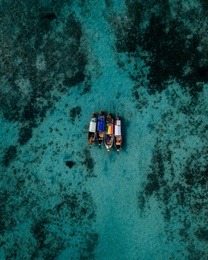
%> input picture thai.jpg, 208 x 260 px, shrunk from 2778 x 3472 before the run
$ octave lab01.m   (GNU Octave 9; MATLAB toolbox functions it lacks are replaced by stand-ins)
%> lines starting %> are read from the running program, lines starting %| are printed output that depends on the picture
%% Image Manipulation in Computational Linear Algebra
% Chaira Harder

%% Pre Processing:

ImJPG = imread('thai.jpg'); % load the image we will manipulate in this project
%> ImJPG is the input picture: size 260x208x3 uint8; mean R, G, B 24.2, 83.5, 82.2

[m,n,l] = size(ImJPG); % this gives us the dimensions of the image array
%> m = 260; n = 208; l = 3

minImJPG = min(min(ImJPG)); % this is the minimum range of colour in the image
%> minImJPG = [0 0 0]

maxImJPG = max(max(ImJPG)); % this is the maximum range of colour in the image
%> maxImJPG = [255 236 244]

%imshow(ImJPG) % display image in separate window


%% Manipulating the Image

% img_R = ImJPG(:,:,1);
% img_G = ImJPG(:,1,:);
% img_B = ImJPG(1,:,:);

img_R = ImJPG(:,:,1); % red channel
img_G = ImJPG(:,:,2); % green channel
img_B = ImJPG(:,:,3); % blue channel

size(img_R)
%> ans = [260 208]
size(img_G)
%> ans = [260 208]
size(img_B)
%> ans = [260 208]


% MATRICES

% 3x3 matrix of 1/3
GrayMatrix(1:3, 1:3) = 1/3;

SepiaMatrix = [0.393 0.769 0.189; 0.349 0.686 0.168; 0.272 0.534 0.131];

FilterMatrix = zeros(3,3);
FilterMatrix(1,1) = 1;

IStepMatrix = fliplr(eye(3,3));


% Convert image to grayscale with GrayMatrix:

for i=1:m
    for j=1:n
        PixelColor = reshape(double(ImJPG(i,j,:)),3,1);
        ImJPG_Gray(i,j,:)=uint8(GrayMatrix*PixelColor);
    end
end
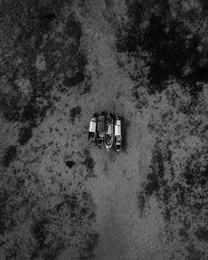
%> ImJPG_Gray: size 260x208x3 uint8; min 0, max 236, mean 63.3

% imshow(ImJPG_Gray)
figure, imshow(ImJPG_Gray), title('Grayscale');


% Convert image with SepiaMatrix:

for i=1:m
    for j=1:n
        PixelColor = reshape(double(ImJPG(i,j,:)),3,1);
        ImJPG_Sepia(i,j,:)=uint8(SepiaMatrix*PixelColor);
    end
end
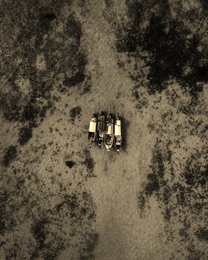
%> ImJPG_Sepia: size 260x208x3 uint8; mean R, G, B 89.2, 79.6, 62

% imshow(ImJPG_Sepia)
figure, imshow(ImJPG_Sepia), title('Sepia');


% Convert image with FilterMatrix:

for i=1:m
    for j=1:n
        PixelColor = reshape(double(ImJPG(i,j,:)),3,1);
        ImJPG_Filter(i,j,:)=uint8(FilterMatrix*PixelColor);
    end
end
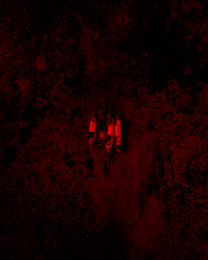
%> ImJPG_Filter: size 260x208x3 uint8; mean R, G, B 24.2, 0, 0

% imshow(ImJPG_Filter)
figure, imshow(ImJPG_Filter), title('Red');


% Convert image with IStepMatrix:

for i=1:m
    for j=1:n
        PixelColor = reshape(double(ImJPG(i,j,:)),3,1);
        ImJPG_IStep(i,j,:)=uint8(IStepMatrix*PixelColor);
    end
end
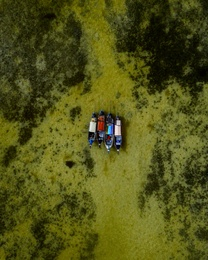
%> ImJPG_IStep: size 260x208x3 uint8; mean R, G, B 82.2, 83.5, 24.2

imshow(ImJPG_IStep)
figure, imshow(ImJPG_IStep), title('Color Swapped');
% woah this one is so pretty


%% Hue Rotation Effects

% hueOne(1,1:3) = 0.213;
% hueOne(2,1:3) = 0.715;
% hueOne(3,1:3) = 0.072;
% check to see if this works

theta = pi/4;
% other angles to try:
% theta = pi/2;
% theta = pi/3;

RotationMatrix = [0.213 0.715 0.072; 0.213 0.715 0.072; 0.213 0.715 0.072] + cos(theta) * [0.787 -0.715 -0.072; -0.213 0.285 -0.072; -0.213 -0.715 0.928] + sin(theta) * [0.213 -0.715 0.928; 0.143 0.140 -0.283; -0.787 0.715 0.072];

ImJPG_Hue = uint8(zeros(m, n, l));
for i=1:m
    for j=1:n
        PixelColor = reshape(double(ImJPG(i,j,:)),3,1);
        ImJPG_Hue(i,j,:) = uint8(RotationMatrix * PixelColor);
    end
end
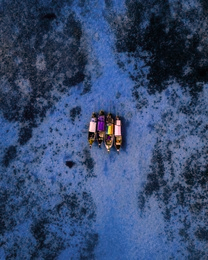
%> ImJPG_Hue: size 260x208x3 uint8; mean R, G, B 53.2, 74.1, 111.8

figure, imshow(ImJPG_Hue), title('Hue Rotated');

% blk = zeros(size(ImJPG, 1), size(ImJPG, 2), 0) -- this is wrong also I
% don't get it -- ignore


%% Part 8:

% ImJPG(100:m-100, 100:n-70) flip(ImJPG)
% rot90(ImJPG)
% 255-ImJPG
% ImJPG -50
% uint8(1.25*ImJPG) %change the number to see what happens

figure, imshow(ImJPG(100:m-100, 100:n-70)), title('Dark BW ImJPG(100:m-100, 100:n-70)');
figure, imshow(flip(ImJPG)), title('Flipped');
figure, imshow(rot90(ImJPG)), title('Rotated');
figure, imshow(255 - ImJPG), title('255');
figure, imshow(ImJPG - 50), title('-55 Darker');
figure, imshow(uint8(1.25 * double(ImJPG))), title('Brightness increased');

%% Part 9

% Andy Warhol 4 squared
FourSq = [ImJPG, flip(ImJPG); uint8(1.25 * double(ImJPG)), 255 - ImJPG];
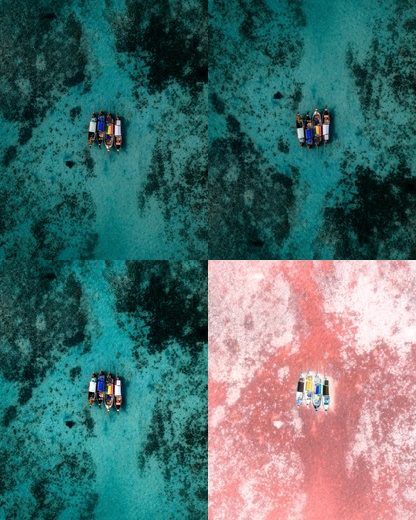
%> FourSq: size 520x416x3 uint8; mean R, G, B 77.4, 110.8, 110
figure, imshow(FourSq), title('Warhol');


%% Free

% [13 lines of commented-out code are left out]
function out = blur(img, wid)
%> called with wid = 5
    im = double(img);
    [row, col, channels] = size(img);
%> row = 260; col = 208; channels = 3
    out = zeros(row, col, channels);
    for ch = 1:channels
        for ii = 1:row
            for jj = 1:col
               % these are the submatrix indices
               % got help: https://www.mathworks.com/matlabcentral/answers/472573-write-a-function-called-blur-that-blurs-the-input-image
                r1 =  max(1, ii-wid);
                r2 = min(row, ii+wid);
                c1 = max(1, jj-wid);
                c2 = min(col, jj+wid);
                m = im(r1:r2, c1:c2, ch);
                out(ii,jj,ch) = mean(m(:));
            end
        end
    end
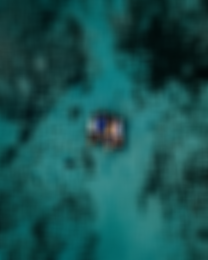
%> out: size 260x208x3 double; mean R, G, B 24.2, 83.5, 82.2; mean of the top-left, top-right, bottom-left and bottom-right quarters 54.8, 51.4, 67.3, 79.7
    out = uint8(out); %need to convert back to uint8
%> out: size 260x208x3 uint8
end

BlurredImage = blur(ImJPG, 5);
figure, imshow(BlurredImage), title('Blur');


%% Resources Used
% Circle Blur help/inspo
% https://www.mathworks.com/matlabcentral/answers/576121-overlay-gradual-circular-blur-fade-over-image
% https://www.youtube.com/watch?v=qYKoHXNQTfk
% https://www.mathworks.com/matlabcentral/answers/472573-write-a-function-called-blur-that-blurs-the-input-image
% fliplr
% https://www.mathworks.com/matlabcentral/answers/298731-how-do-i-fix-my-code-to-produce-ones-along-the-reverse-diagonal
% Initially debugged with Chioma.
